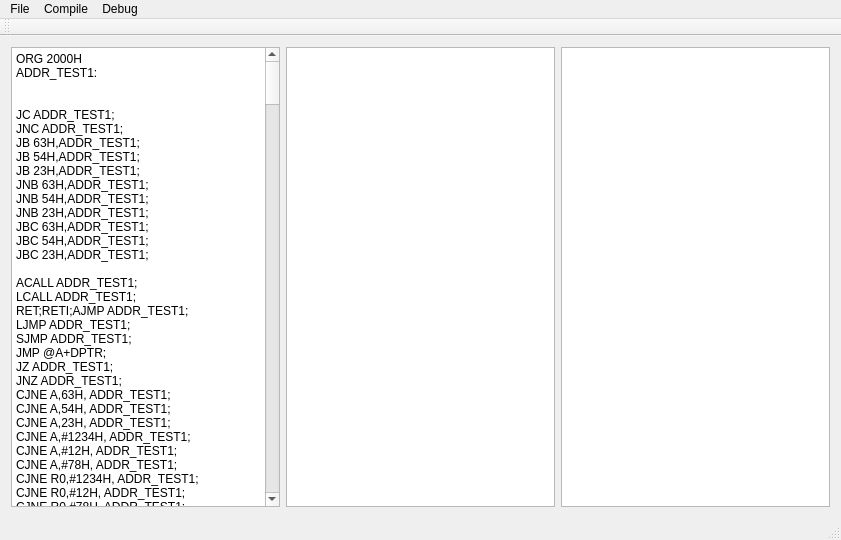
<?xml version="1.0" encoding="UTF-8"?>
<ui version="4.0">
 <class>MainWindow</class>
 <widget class="QMainWindow" name="MainWindow">
  <property name="geometry">
   <rect>
    <x>0</x>
    <y>0</y>
    <width>841</width>
    <height>540</height>
   </rect>
  </property>
  <property name="windowTitle">
   <string>MainWindow</string>
  </property>
  <widget class="QWidget" name="centralWidget">
   <layout class="QHBoxLayout" name="horizontalLayout">
    <item>
     <widget class="QPlainTextEdit" name="plainTextEditASM">
      <property name="plainText">
       <string>ORG 2000H
ADDR_TEST1:


JC ADDR_TEST1;
JNC ADDR_TEST1;
JB 63H,ADDR_TEST1;
JB 54H,ADDR_TEST1;
JB 23H,ADDR_TEST1;
JNB 63H,ADDR_TEST1;
JNB 54H,ADDR_TEST1;
JNB 23H,ADDR_TEST1;
JBC 63H,ADDR_TEST1;
JBC 54H,ADDR_TEST1;
JBC 23H,ADDR_TEST1;

ACALL ADDR_TEST1;
LCALL ADDR_TEST1;
RET;RETI;AJMP ADDR_TEST1;
LJMP ADDR_TEST1;
SJMP ADDR_TEST1;
JMP @A+DPTR;
JZ ADDR_TEST1;
JNZ ADDR_TEST1;
CJNE A,63H, ADDR_TEST1;
CJNE A,54H, ADDR_TEST1;
CJNE A,23H, ADDR_TEST1;
CJNE A,#1234H, ADDR_TEST1;
CJNE A,#12H, ADDR_TEST1;
CJNE A,#78H, ADDR_TEST1;
CJNE R0,#1234H, ADDR_TEST1;
CJNE R0,#12H, ADDR_TEST1;
CJNE R0,#78H, ADDR_TEST1;
CJNE R7,#1234H, ADDR_TEST1;
CJNE R7,#12H, ADDR_TEST1;
CJNE R7,#78H, ADDR_TEST1;
CJNE R3,#1234H, ADDR_TEST1;
CJNE R3,#12H, ADDR_TEST1;
CJNE R3,#78H, ADDR_TEST1;
CJNE @R0,#1234H, ADDR_TEST1;
CJNE @R0,#12H, ADDR_TEST1;
CJNE @R0,#78H, ADDR_TEST1;
CJNE @R1,#1234H, ADDR_TEST1;
CJNE @R1,#12H, ADDR_TEST1;
CJNE @R1,#78H, ADDR_TEST1;
DJNZ R0,ADDR_TEST1;
DJNZ R7,ADDR_TEST1;
DJNZ R3,ADDR_TEST1;
DJNZ 63H,ADDR_TEST1;
DJNZ 54H,ADDR_TEST1;
DJNZ 23H,ADDR_TEST1;
ADD A,R0;
ADD A,R7;
ADD A,R3;
ADD A,63H;
ADD A,54H;
ADD A,23H;
ADD A,@R0;
ADD A,@R1;
ADD A,#1234H;
ADD A,#12H;
ADD A,#78H;
ADDC A,R0;
ADDC A,R7;
ADDC A,R3;
ADDC A,63H;
ADDC A,54H;
ADDC A,23H;
ADDC A,@R0;
ADDC A,@R1;
ADDC A,#1234H;
ADDC A,#12H;
ADDC A,#78H;
SUBB A,R0;
SUBB A,R7;
SUBB A,R3;
SUBB A,63H;
SUBB A,54H;
SUBB A,23H;
SUBB A,@R0;
SUBB A,@R1;
SUBB A,#1234H;
SUBB A,#12H;
SUBB A,#78H;
INC A;
INC R0;
INC R7;
INC R3;
INC 63H;
INC 54H;
INC 23H;
INC @R0;
INC @R1;
DEC A;
DEC R0;
DEC R7;
DEC R3;
DEC 63H;
DEC 54H;
DEC 23H;
DEC @R0;
DEC @R1;
INC DPTR;
MUL AB;
DIV AB;
DA A;
CLR C;
CLR 63H;
CLR 54H;
CLR 23H;
SETB C;
SETB 63H;
SETB 54H;
SETB 23H;
CPL C;
CPL 63H;
CPL 54H;
CPL 23H;
ANL C,63H;
ANL C,54H;
ANL C,23H;
ANL C,/23H;
ORL C,63H;
ORL C,54H;
ORL C,23H;
ORL C,/23H;
MOV C,63H;
MOV C,54H;
MOV C,23H;
MOV 63H,C;
MOV 54H,C;
MOV 23H,C;
MOV A,R0;
MOV A,R7;
MOV A,R3;
MOV A,63H;
MOV A,54H;
MOV A,23H;
MOV A,@R0;
MOV A,@R1;
MOV A,#1234H;
MOV A,#12H;
MOV A,#78H;
MOV R0,A;
MOV R7,A;
MOV R3,A;
MOV R0,63H;
MOV R0,54H;
MOV R0,23H;
MOV R7,63H;
MOV R7,54H;
MOV R7,23H;
MOV R3,63H;
MOV R3,54H;
MOV R3,23H;
MOV R0,#1234H;
MOV R0,#12H;
MOV R0,#78H;
MOV R7,#1234H;
MOV R7,#12H;
MOV R7,#78H;
MOV R3,#1234H;
MOV R3,#12H;
MOV R3,#78H;
MOV 63H,A;
MOV 54H,A;
MOV 23H,A;
MOV 63H,R0;
MOV 63H,R7;
MOV 63H,R3;
MOV 54H,R0;
MOV 54H,R7;
MOV 54H,R3;
MOV 23H,R0;
MOV 23H,R7;
MOV 23H,R3;
MOV 63H,63H;
MOV 63H,54H;
MOV 63H,23H;
MOV 54H,63H;
MOV 54H,54H;
MOV 54H,23H;
MOV 23H,63H;
MOV 23H,54H;
MOV 23H,23H;
MOV 63H,@R0;
MOV 63H,@R1;
MOV 54H,@R0;
MOV 54H,@R1;
MOV 23H,@R0;
MOV 23H,@R1;
MOV 63H,#1234H;
MOV 63H,#12H;
MOV 63H,#78H;
MOV 54H,#1234H;
MOV 54H,#12H;
MOV 54H,#78H;
MOV 23H,#1234H;
MOV 23H,#12H;
MOV 23H,#78H;
MOV @R0,A;
MOV @R1,A;
MOV @R0,63H;
MOV @R0,54H;
MOV @R0,23H;
MOV @R1,63H;
MOV @R1,54H;
MOV @R1,23H;
MOV @R0,#1234H;
MOV @R0,#12H;
MOV @R0,#78H;
MOV @R1,#1234H;
MOV @R1,#12H;
MOV @R1,#78H;
MOV DPTR,#1234H;
MOV DPTR,#12H;
MOV DPTR,#78H;
MOVC A,@A+DPTR;
MOVC A,@A+PC;
MOVX A,@R0;
MOVX A,@R1;
MOVX A,@DPTR;
MOVX @R0,A;
MOVX @R1,A;
MOVX @DPTR,A;
PUSH 63H;
PUSH 54H;
PUSH 23H;
POP 63H;
POP 54H;
POP 23H;
XCH A,R0;
XCH A,R7;
XCH A,R3;
XCH A,63H;
XCH A,54H;
XCH A,23H;
XCH A,@R0;
XCH A,@R1;
XCHD A,@R0;
XCHD A,@R1;
ANL A,R0;
ANL A,R7;
ANL A,R3;
ANL A,63H;
ANL A,54H;
ANL A,23H;
ANL A,@R0;
ANL A,@R1;
ANL A,#1234H;
ANL A,#12H;
ANL A,#78H;
ANL 63H,A;
ANL 54H,A;
ANL 23H,A;
ANL 63H,#1234H;
ANL 63H,#12H;
ANL 63H,#78H;
ANL 54H,#1234H;
ANL 54H,#12H;
ANL 54H,#78H;
ANL 23H,#1234H;
ANL 23H,#12H;
ANL 23H,#78H;
ORL A,R0;
ORL A,R7;
ORL A,R3;
ORL A,63H;
ORL A,54H;
ORL A,23H;
ORL A,@R0;
ORL A,@R1;
ORL A,#1234H;
ORL A,#12H;
ORL A,#78H;
ORL 63H,A;
ORL 54H,A;
ORL 23H,A;
ORL 63H,#1234H;
ORL 63H,#12H;
ORL 63H,#78H;
ORL 54H,#1234H;
ORL 54H,#12H;
ORL 54H,#78H;
ORL 23H,#1234H;
ORL 23H,#12H;
ORL 23H,#78H;
XRL A,R0;
XRL A,R7;
XRL A,R3;
XRL A,63H;
XRL A,54H;
XRL A,23H;
XRL A,@R0;
XRL A,@R1;
XRL A,#1234H;
XRL A,#12H;
XRL A,#78H;
XRL 63H,A;
XRL 54H,A;
XRL 23H,A;
XRL 63H,#1234H;
XRL 63H,#12H;
XRL 63H,#78H;
XRL 54H,#1234H;
XRL 54H,#12H;
XRL 54H,#78H;
XRL 23H,#1234H;
XRL 23H,#12H;
XRL 23H,#78H;
CLR A;
CPL A;
RL A;
RLC A;
RR A;
RRC A;
SWAP A;

NOP;

END
	</string>
      </property>
     </widget>
    </item>
    <item>
     <widget class="QPlainTextEdit" name="plainTextEditHEX"/>
    </item>
    <item>
     <widget class="QPlainTextEdit" name="plainTextEditDISASM"/>
    </item>
   </layout>
  </widget>
  <widget class="QMenuBar" name="menuBar">
   <property name="geometry">
    <rect>
     <x>0</x>
     <y>0</y>
     <width>841</width>
     <height>23</height>
    </rect>
   </property>
   <widget class="QMenu" name="menuFile">
    <property name="title">
     <string>File</string>
    </property>
    <addaction name="actionOpen"/>
    <addaction name="actionSave"/>
    <addaction name="actionExit"/>
   </widget>
   <widget class="QMenu" name="menuCompile">
    <property name="title">
     <string>Compile</string>
    </property>
    <addaction name="actionASM_HEX"/>
    <addaction name="actionHEX_ASM"/>
   </widget>
   <widget class="QMenu" name="menuDebug">
    <property name="title">
     <string>Debug</string>
    </property>
    <addaction name="actionGenCode"/>
    <addaction name="actionGenDisCode"/>
    <addaction name="actionGenTestAsm"/>
   </widget>
   <addaction name="menuFile"/>
   <addaction name="menuCompile"/>
   <addaction name="menuDebug"/>
  </widget>
  <widget class="QToolBar" name="mainToolBar">
   <attribute name="toolBarArea">
    <enum>TopToolBarArea</enum>
   </attribute>
   <attribute name="toolBarBreak">
    <bool>false</bool>
   </attribute>
  </widget>
  <widget class="QStatusBar" name="statusBar"/>
  <action name="actionOpen">
   <property name="text">
    <string>Open</string>
   </property>
  </action>
  <action name="actionSave">
   <property name="text">
    <string>Save</string>
   </property>
  </action>
  <action name="actionExit">
   <property name="text">
    <string>Exit</string>
   </property>
  </action>
  <action name="actionASM_HEX">
   <property name="text">
    <string>ASM-&gt;HEX</string>
   </property>
  </action>
  <action name="actionHEX_ASM">
   <property name="text">
    <string>HEX-&gt;ASM</string>
   </property>
  </action>
  <action name="actionGenCode">
   <property name="text">
    <string>GenCode</string>
   </property>
  </action>
  <action name="actionGenDisCode">
   <property name="text">
    <string>GenDisCode</string>
   </property>
  </action>
  <action name="actionGenTestAsm">
   <property name="text">
    <string>GenTestAsm</string>
   </property>
  </action>
 </widget>
 <layoutdefault spacing="6" margin="11"/>
 <resources/>
 <connections/>
</ui>
